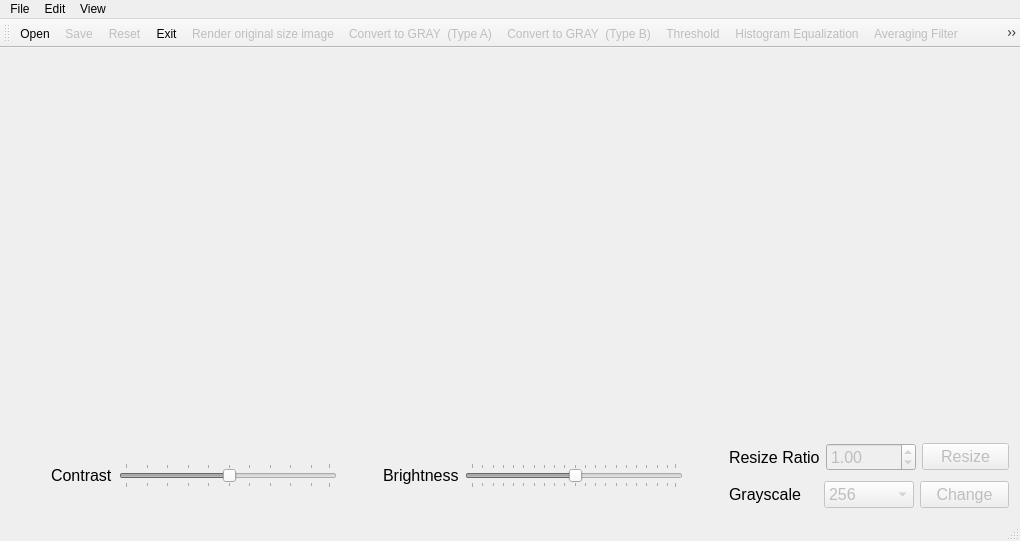
<?xml version="1.0" encoding="UTF-8"?>
<ui version="4.0">
 <class>MainWindow</class>
 <widget class="QMainWindow" name="MainWindow">
  <property name="geometry">
   <rect>
    <x>0</x>
    <y>0</y>
    <width>1020</width>
    <height>541</height>
   </rect>
  </property>
  <property name="windowTitle">
   <string>MainWindow</string>
  </property>
  <widget class="QWidget" name="centralWidget">
   <layout class="QGridLayout" name="gridLayout">
    <item row="0" column="0">
     <widget class="QLabel" name="imgLabel">
      <property name="sizePolicy">
       <sizepolicy hsizetype="Minimum" vsizetype="Preferred">
        <horstretch>0</horstretch>
        <verstretch>0</verstretch>
       </sizepolicy>
      </property>
      <property name="minimumSize">
       <size>
        <width>400</width>
        <height>0</height>
       </size>
      </property>
      <property name="text">
       <string/>
      </property>
      <property name="alignment">
       <set>Qt::AlignCenter</set>
      </property>
     </widget>
    </item>
    <item row="0" column="1">
     <layout class="QHBoxLayout" name="histogram"/>
    </item>
    <item row="3" column="0" colspan="2">
     <spacer name="verticalSpacer">
      <property name="orientation">
       <enum>Qt::Vertical</enum>
      </property>
      <property name="sizeType">
       <enum>QSizePolicy::Minimum</enum>
      </property>
      <property name="sizeHint" stdset="0">
       <size>
        <width>20</width>
        <height>20</height>
       </size>
      </property>
     </spacer>
    </item>
    <item row="5" column="0" colspan="2">
     <layout class="QHBoxLayout" name="sliderArea">
      <item>
       <spacer name="horizontalSpacer">
        <property name="orientation">
         <enum>Qt::Horizontal</enum>
        </property>
        <property name="sizeType">
         <enum>QSizePolicy::Fixed</enum>
        </property>
        <property name="sizeHint" stdset="0">
         <size>
          <width>40</width>
          <height>20</height>
         </size>
        </property>
       </spacer>
      </item>
      <item>
       <widget class="QLabel" name="contrastLabel">
        <property name="font">
         <font>
          <pointsize>12</pointsize>
         </font>
        </property>
        <property name="text">
         <string>Contrast</string>
        </property>
       </widget>
      </item>
      <item>
       <widget class="QSlider" name="contrastSlider">
        <property name="enabled">
         <bool>false</bool>
        </property>
        <property name="minimum">
         <number>0</number>
        </property>
        <property name="maximum">
         <number>99</number>
        </property>
        <property name="singleStep">
         <number>5</number>
        </property>
        <property name="value">
         <number>50</number>
        </property>
        <property name="orientation">
         <enum>Qt::Horizontal</enum>
        </property>
        <property name="tickPosition">
         <enum>QSlider::TicksBothSides</enum>
        </property>
        <property name="tickInterval">
         <number>10</number>
        </property>
       </widget>
      </item>
      <item>
       <spacer name="horizontalSpacer_2">
        <property name="orientation">
         <enum>Qt::Horizontal</enum>
        </property>
        <property name="sizeType">
         <enum>QSizePolicy::Minimum</enum>
        </property>
        <property name="sizeHint" stdset="0">
         <size>
          <width>40</width>
          <height>20</height>
         </size>
        </property>
       </spacer>
      </item>
      <item>
       <widget class="QLabel" name="brightnessLabel">
        <property name="font">
         <font>
          <pointsize>12</pointsize>
         </font>
        </property>
        <property name="text">
         <string>Brightness</string>
        </property>
       </widget>
      </item>
      <item>
       <widget class="QSlider" name="brightnessSlider">
        <property name="enabled">
         <bool>false</bool>
        </property>
        <property name="singleStep">
         <number>5</number>
        </property>
        <property name="value">
         <number>50</number>
        </property>
        <property name="orientation">
         <enum>Qt::Horizontal</enum>
        </property>
        <property name="tickPosition">
         <enum>QSlider::TicksBothSides</enum>
        </property>
        <property name="tickInterval">
         <number>5</number>
        </property>
       </widget>
      </item>
      <item>
       <spacer name="horizontalSpacer_4">
        <property name="orientation">
         <enum>Qt::Horizontal</enum>
        </property>
        <property name="sizeType">
         <enum>QSizePolicy::Minimum</enum>
        </property>
        <property name="sizeHint" stdset="0">
         <size>
          <width>40</width>
          <height>20</height>
         </size>
        </property>
       </spacer>
      </item>
      <item>
       <layout class="QVBoxLayout" name="verticalLayout_3">
        <item>
         <layout class="QHBoxLayout" name="resizeLayout">
          <item>
           <widget class="QLabel" name="resizeLabel">
            <property name="font">
             <font>
              <pointsize>12</pointsize>
             </font>
            </property>
            <property name="text">
             <string>Resize Ratio</string>
            </property>
           </widget>
          </item>
          <item>
           <widget class="QDoubleSpinBox" name="resizeSpinBox">
            <property name="enabled">
             <bool>false</bool>
            </property>
            <property name="minimumSize">
             <size>
              <width>90</width>
              <height>0</height>
             </size>
            </property>
            <property name="font">
             <font>
              <pointsize>12</pointsize>
             </font>
            </property>
            <property name="minimum">
             <double>0.050000000000000</double>
            </property>
            <property name="maximum">
             <double>10.000000000000000</double>
            </property>
            <property name="singleStep">
             <double>0.100000000000000</double>
            </property>
            <property name="value">
             <double>1.000000000000000</double>
            </property>
           </widget>
          </item>
          <item>
           <widget class="QPushButton" name="resizeButton">
            <property name="enabled">
             <bool>false</bool>
            </property>
            <property name="minimumSize">
             <size>
              <width>87</width>
              <height>0</height>
             </size>
            </property>
            <property name="font">
             <font>
              <pointsize>12</pointsize>
             </font>
            </property>
            <property name="text">
             <string>Resize</string>
            </property>
           </widget>
          </item>
         </layout>
        </item>
        <item>
         <spacer name="verticalSpacer_2">
          <property name="orientation">
           <enum>Qt::Vertical</enum>
          </property>
          <property name="sizeType">
           <enum>QSizePolicy::Fixed</enum>
          </property>
          <property name="sizeHint" stdset="0">
           <size>
            <width>20</width>
            <height>4</height>
           </size>
          </property>
         </spacer>
        </item>
        <item>
         <layout class="QHBoxLayout" name="grayscaleChangeLayout">
          <item>
           <widget class="QLabel" name="grayscaleChangeLabel">
            <property name="font">
             <font>
              <pointsize>12</pointsize>
             </font>
            </property>
            <property name="text">
             <string>Grayscale</string>
            </property>
           </widget>
          </item>
          <item>
           <widget class="QComboBox" name="grayscaleComboBox">
            <property name="enabled">
             <bool>false</bool>
            </property>
            <property name="minimumSize">
             <size>
              <width>90</width>
              <height>0</height>
             </size>
            </property>
            <property name="font">
             <font>
              <pointsize>12</pointsize>
             </font>
            </property>
            <item>
             <property name="text">
              <string>256</string>
             </property>
            </item>
            <item>
             <property name="text">
              <string>128</string>
             </property>
            </item>
            <item>
             <property name="text">
              <string>64</string>
             </property>
            </item>
            <item>
             <property name="text">
              <string>32</string>
             </property>
            </item>
            <item>
             <property name="text">
              <string>16</string>
             </property>
            </item>
            <item>
             <property name="text">
              <string>8</string>
             </property>
            </item>
            <item>
             <property name="text">
              <string>4</string>
             </property>
            </item>
            <item>
             <property name="text">
              <string>2</string>
             </property>
            </item>
           </widget>
          </item>
          <item>
           <widget class="QPushButton" name="changeButton">
            <property name="enabled">
             <bool>false</bool>
            </property>
            <property name="minimumSize">
             <size>
              <width>85</width>
              <height>0</height>
             </size>
            </property>
            <property name="font">
             <font>
              <pointsize>12</pointsize>
             </font>
            </property>
            <property name="text">
             <string>Change</string>
            </property>
           </widget>
          </item>
         </layout>
        </item>
       </layout>
      </item>
     </layout>
    </item>
   </layout>
  </widget>
  <widget class="QMenuBar" name="menuBar">
   <property name="geometry">
    <rect>
     <x>0</x>
     <y>0</y>
     <width>1020</width>
     <height>18</height>
    </rect>
   </property>
   <widget class="QMenu" name="menuFile">
    <property name="title">
     <string>File</string>
    </property>
    <addaction name="actionOpen"/>
    <addaction name="actionSave"/>
    <addaction name="actionExit"/>
   </widget>
   <widget class="QMenu" name="menuEdit">
    <property name="title">
     <string>Edit</string>
    </property>
    <widget class="QMenu" name="menuSpatial_filtering_operations">
     <property name="title">
      <string>Spatial Filtering Operations</string>
     </property>
     <widget class="QMenu" name="menuSmoothing">
      <property name="title">
       <string>Smoothing</string>
      </property>
      <addaction name="actionAveraging_Filter"/>
      <addaction name="actionGaussian_Filter"/>
      <addaction name="actionMedian_Filter"/>
     </widget>
     <widget class="QMenu" name="menuSharpening">
      <property name="title">
       <string>Sharpening</string>
      </property>
      <addaction name="actionLaplacian_filter"/>
      <addaction name="actionUnsharp_Masking"/>
     </widget>
     <widget class="QMenu" name="menuOthers">
      <property name="title">
       <string>Others</string>
      </property>
      <addaction name="actionMaxminum_Filter"/>
      <addaction name="actionMinimum_Filter"/>
     </widget>
     <addaction name="menuSmoothing"/>
     <addaction name="menuSharpening"/>
     <addaction name="menuOthers"/>
    </widget>
    <widget class="QMenu" name="menuEdge_Detectors">
     <property name="title">
      <string>Edge Detection Methods</string>
     </property>
     <addaction name="actionMarr_Hildreth_Edge_Detector"/>
    </widget>
    <addaction name="actionReset"/>
    <addaction name="actionConvert_to_GRAY_Type_A"/>
    <addaction name="actionConvert_to_GRAY_Type_B"/>
    <addaction name="actionThreshold"/>
    <addaction name="actionHistogram_Equalization"/>
    <addaction name="menuSpatial_filtering_operations"/>
    <addaction name="menuEdge_Detectors"/>
   </widget>
   <widget class="QMenu" name="menuView">
    <property name="title">
     <string>View</string>
    </property>
    <addaction name="actionRender_original_size_image"/>
   </widget>
   <addaction name="menuFile"/>
   <addaction name="menuEdit"/>
   <addaction name="menuView"/>
  </widget>
  <widget class="QToolBar" name="mainToolBar">
   <property name="enabled">
    <bool>true</bool>
   </property>
   <attribute name="toolBarArea">
    <enum>TopToolBarArea</enum>
   </attribute>
   <attribute name="toolBarBreak">
    <bool>false</bool>
   </attribute>
   <addaction name="actionOpen"/>
   <addaction name="actionSave"/>
   <addaction name="actionReset"/>
   <addaction name="actionExit"/>
   <addaction name="actionRender_original_size_image"/>
   <addaction name="actionConvert_to_GRAY_Type_A"/>
   <addaction name="actionConvert_to_GRAY_Type_B"/>
   <addaction name="actionThreshold"/>
   <addaction name="actionHistogram_Equalization"/>
   <addaction name="actionAveraging_Filter"/>
   <addaction name="actionGaussian_Filter"/>
   <addaction name="actionMedian_Filter"/>
   <addaction name="actionMaxminum_Filter"/>
   <addaction name="actionMinimum_Filter"/>
   <addaction name="actionLaplacian_filter"/>
   <addaction name="actionUnsharp_Masking"/>
   <addaction name="actionMarr_Hildreth_Edge_Detector"/>
  </widget>
  <widget class="QStatusBar" name="statusBar"/>
  <action name="actionOpen">
   <property name="icon">
    <iconset resource="myres.qrc">
     <normaloff>:/Icon/icons/document-open.svg</normaloff>:/Icon/icons/document-open.svg</iconset>
   </property>
   <property name="text">
    <string>Open</string>
   </property>
   <property name="shortcut">
    <string>Ctrl+O</string>
   </property>
  </action>
  <action name="actionExit">
   <property name="icon">
    <iconset resource="myres.qrc">
     <normaloff>:/Icon/icons/application-exit.svg</normaloff>:/Icon/icons/application-exit.svg</iconset>
   </property>
   <property name="text">
    <string>Exit</string>
   </property>
   <property name="shortcut">
    <string>Ctrl+Q</string>
   </property>
  </action>
  <action name="actionConvert_to_GRAY_Type_A">
   <property name="enabled">
    <bool>false</bool>
   </property>
   <property name="icon">
    <iconset resource="myres.qrc">
     <normaloff>:/Icon/icons/gray-scale-A-icon.png</normaloff>:/Icon/icons/gray-scale-A-icon.png</iconset>
   </property>
   <property name="text">
    <string>Convert to GRAY  (Type A)</string>
   </property>
   <property name="shortcut">
    <string>Ctrl+A</string>
   </property>
  </action>
  <action name="actionConvert_to_GRAY_Type_B">
   <property name="enabled">
    <bool>false</bool>
   </property>
   <property name="icon">
    <iconset resource="myres.qrc">
     <normaloff>:/Icon/icons/gray-scale-B-icon.png</normaloff>:/Icon/icons/gray-scale-B-icon.png</iconset>
   </property>
   <property name="text">
    <string>Convert to GRAY  (Type B)</string>
   </property>
   <property name="shortcut">
    <string>Ctrl+B</string>
   </property>
  </action>
  <action name="actionSave">
   <property name="enabled">
    <bool>false</bool>
   </property>
   <property name="icon">
    <iconset resource="myres.qrc">
     <normaloff>:/Icon/icons/document-save.svg</normaloff>:/Icon/icons/document-save.svg</iconset>
   </property>
   <property name="text">
    <string>Save</string>
   </property>
   <property name="shortcut">
    <string>Ctrl+S</string>
   </property>
  </action>
  <action name="actionReset">
   <property name="enabled">
    <bool>false</bool>
   </property>
   <property name="icon">
    <iconset resource="myres.qrc">
     <normaloff>:/Icon/icons/document-revert.svg</normaloff>:/Icon/icons/document-revert.svg</iconset>
   </property>
   <property name="text">
    <string>Reset</string>
   </property>
   <property name="shortcut">
    <string>Ctrl+R</string>
   </property>
  </action>
  <action name="actionThreshold">
   <property name="enabled">
    <bool>false</bool>
   </property>
   <property name="icon">
    <iconset resource="myres.qrc">
     <normaloff>:/Icon/icons/threshold-icon.png</normaloff>:/Icon/icons/threshold-icon.png</iconset>
   </property>
   <property name="text">
    <string>Threshold</string>
   </property>
   <property name="shortcut">
    <string>Ctrl+T</string>
   </property>
  </action>
  <action name="actionHistogram_Equalization">
   <property name="enabled">
    <bool>false</bool>
   </property>
   <property name="icon">
    <iconset resource="myres.qrc">
     <normaloff>:/Icon/icons/histogram-equalization.png</normaloff>:/Icon/icons/histogram-equalization.png</iconset>
   </property>
   <property name="text">
    <string>Histogram Equalization</string>
   </property>
   <property name="shortcut">
    <string>Ctrl+E</string>
   </property>
  </action>
  <action name="actionAveraging_Filter">
   <property name="enabled">
    <bool>false</bool>
   </property>
   <property name="icon">
    <iconset resource="myres.qrc">
     <normaloff>:/Icon/icons/averaging-filter-icon.png</normaloff>:/Icon/icons/averaging-filter-icon.png</iconset>
   </property>
   <property name="text">
    <string>Averaging Filter</string>
   </property>
  </action>
  <action name="actionGaussian_Filter">
   <property name="enabled">
    <bool>false</bool>
   </property>
   <property name="icon">
    <iconset resource="myres.qrc">
     <normaloff>:/Icon/icons/gaussian-blur-icon.png</normaloff>:/Icon/icons/gaussian-blur-icon.png</iconset>
   </property>
   <property name="text">
    <string>Gaussian Filter</string>
   </property>
  </action>
  <action name="actionLaplacian_filter">
   <property name="enabled">
    <bool>false</bool>
   </property>
   <property name="text">
    <string>Laplacian Filter</string>
   </property>
  </action>
  <action name="actionMedian_Filter">
   <property name="enabled">
    <bool>false</bool>
   </property>
   <property name="icon">
    <iconset resource="myres.qrc">
     <normaloff>:/Icon/icons/median-filter-icon.png</normaloff>:/Icon/icons/median-filter-icon.png</iconset>
   </property>
   <property name="text">
    <string>Median Filter</string>
   </property>
  </action>
  <action name="actionMaxminum_Filter">
   <property name="enabled">
    <bool>false</bool>
   </property>
   <property name="icon">
    <iconset resource="myres.qrc">
     <normaloff>:/Icon/icons/maximum-filter-icon.png</normaloff>:/Icon/icons/maximum-filter-icon.png</iconset>
   </property>
   <property name="text">
    <string>Maximum Filter</string>
   </property>
  </action>
  <action name="actionMinimum_Filter">
   <property name="enabled">
    <bool>false</bool>
   </property>
   <property name="icon">
    <iconset resource="myres.qrc">
     <normaloff>:/Icon/icons/minimum-filter-icon.png</normaloff>:/Icon/icons/minimum-filter-icon.png</iconset>
   </property>
   <property name="text">
    <string>Minimum Filter</string>
   </property>
  </action>
  <action name="actionUnsharp_Masking">
   <property name="enabled">
    <bool>false</bool>
   </property>
   <property name="text">
    <string>Unsharp Masking</string>
   </property>
  </action>
  <action name="actionRender_original_size_image">
   <property name="enabled">
    <bool>false</bool>
   </property>
   <property name="icon">
    <iconset resource="myres.qrc">
     <normaloff>:/Icon/icons/render-image-icon.png</normaloff>:/Icon/icons/render-image-icon.png</iconset>
   </property>
   <property name="text">
    <string>Render original size image</string>
   </property>
   <property name="shortcut">
    <string>Ctrl+D</string>
   </property>
  </action>
  <action name="actionMarr_Hildreth_Edge_Detector">
   <property name="enabled">
    <bool>false</bool>
   </property>
   <property name="text">
    <string>Marr-Hildreth Edge Detector</string>
   </property>
  </action>
 </widget>
 <layoutdefault spacing="6" margin="11"/>
 <resources>
  <include location="myres.qrc"/>
 </resources>
 <connections/>
</ui>
